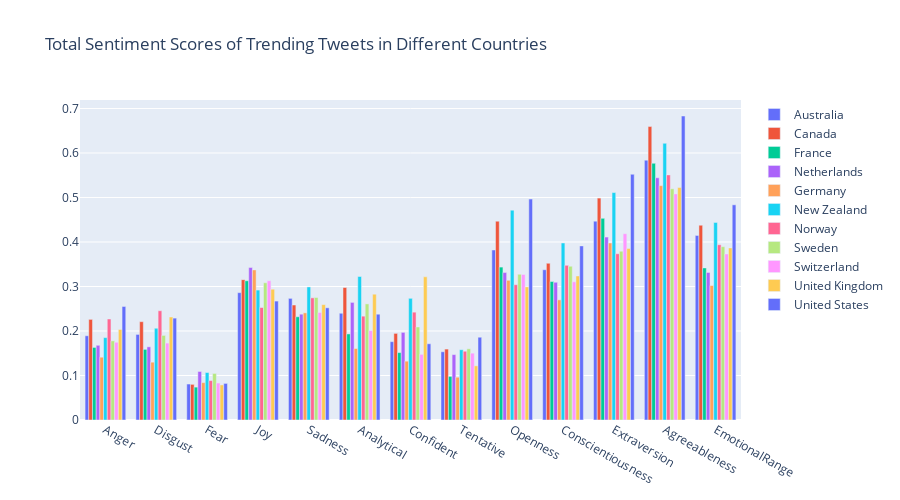

The cell this chart's notebook holds for it:
### Markdown cell above
Overview:

To better understand tweet sentiment across the high-income countries and its correlation with emotional distress, affordability/accessibility of mental health care and mental  health workforce in these countries, I created 7 visualizations

<br>1. **Total Sentiment Scores of Trending Tweets in Different Countries:** Provides a overview of all the sentiment scores of tweets under trending topics in these countries 
<br>2. **Trending Tweets Average Emotions Radar Charts:** Shows distribution of emotions in trending tweets for each country
<br>3. **Polarity Box Plots:** Shows various statistical metrics on the distribution of polarity scores for the tweets in each country
<br>4-7. **Trendline Graphs:** Explores correlation between average sentiment scores and emotional distress, affordability/accessibility of mental health care and mental health workforce in these countries

### Code cell
# to return static ploty image to show on github

def sentiments_graph(df):
    """
    Graph sentiment scores of countries
    
    Arg: 
      df (DataFrame): a dataframe of trending tweets and sentiment scores of different

    Return:
      Grouped bar plot of sentiment scores of trending topics in countries
    """
    #create a list of sentiments (columns in the df if it's not Topic)
    sentiments = [column for column in df if column not in ['username','retweetcount','text','hashtags','Polarity Score','Country']]

    #loop through each country and find average score of each sentiments 
    countries = df['Country'].unique()

    countries_avg_sent = {}
    
    for country in countries:
        sent_scores = []
        df_country = df.loc[df['Country'] == country]
        for sentiment in sentiments:
            avg_sent = df_country[sentiment].mean()
            sent_scores.append(avg_sent)
        countries_avg_sent[country] = sent_scores
    
    #initialize a figure
    fig = go.Figure()

    #loop through rows and plot
    for key,value in countries_avg_sent.items():
        name = key
        y_list = value
        fig.add_trace(go.Bar(name=name, x=sentiments, y=y_list))
    
    # Change the bar mode
    fig.update_layout(barmode='group', width = 900, height = 500,
                      title='Total Sentiment Scores of Trending Tweets in Different Countries')
    fig.show()

sentiments_graph(countries_df)

### Figure 1 — Plotly figure (JSON) as saved in the notebook; plotly's stock layout.template omitted (floating-point values rounded to 4 significant figures)
{"data": [{"name": "Australia", "type": "bar", "x": ["Anger", "Disgust", "Fear", "Joy", "Sadness", "Analytical", "Confident", "Tentative", "Openness", "Conscientiousness", "Extraversion", "Agreeableness", "EmotionalRange"], "y": [0.1893, 0.1923, 0.08083, 0.2862, 0.2733, 0.2399, 0.176, 0.1533, 0.382, 0.3377, 0.4469, 0.5839, 0.4147]}, {"name": "Canada", "type": "bar", "x": ["Anger", "Disgust", "Fear", "Joy", "Sadness", "Analytical", "Confident", "Tentative", "Openness", "Conscientiousness", "Extraversion", "Agreeableness", "EmotionalRange"], "y": [0.2261, 0.2209, 0.08011, 0.3154, 0.2584, 0.2977, 0.1946, 0.1594, 0.4468, 0.3522, 0.4987, 0.6594, 0.4377]}, {"name": "France", "type": "bar", "x": ["Anger", "Disgust", "Fear", "Joy", "Sadness", "Analytical", "Confident", "Tentative", "Openness", "Conscientiousness", "Extraversion", "Agreeableness", "EmotionalRange"], "y": [0.1631, 0.1587, 0.07391, 0.3129, 0.232, 0.1934, 0.1515, 0.09799, 0.3436, 0.3113, 0.4531, 0.5769, 0.3418]}, {"name": "Netherlands", "type": "bar", "x": ["Anger", "Disgust", "Fear", "Joy", "Sadness", "Analytical", "Confident", "Tentative", "Openness", "Conscientiousness", "Extraversion", "Agreeableness", "EmotionalRange"], "y": [0.1679, 0.1645, 0.109, 0.3426, 0.2378, 0.2643, 0.1969, 0.147, 0.3313, 0.3095, 0.411, 0.5443, 0.3316]}, {"name": "Germany", "type": "bar", "x": ["Anger", "Disgust", "Fear", "Joy", "Sadness", "Analytical", "Confident", "Tentative", "Openness", "Conscientiousness", "Extraversion", "Agreeableness", "EmotionalRange"], "y": [0.1411, 0.13, 0.08397, 0.3373, 0.2408, 0.1606, 0.1322, 0.09617, 0.3138, 0.27, 0.3978, 0.5266, 0.3022]}, {"name": "New Zealand", "type": "bar", "x": ["Anger", "Disgust", "Fear", "Joy", "Sadness", "Analytical", "Confident", "Tentative", "Openness", "Conscientiousness", "Extraversion", "Agreeableness", "EmotionalRange"], "y": [0.1851, 0.2062, 0.1067, 0.292, 0.2991, 0.3225, 0.2734, 0.1579, 0.4716, 0.3978, 0.5111, 0.6218, 0.444]}, {"name": "Norway", "type": "bar", "x": ["Anger", "Disgust", "Fear", "Joy", "Sadness", "Analytical", "Confident", "Tentative", "Openness", "Conscientiousness", "Extraversion", "Agreeableness", "EmotionalRange"], "y": [0.2269, 0.2455, 0.08856, 0.2528, 0.2745, 0.2333, 0.2423, 0.1545, 0.304, 0.3476, 0.3736, 0.5508, 0.3939]}, {"name": "Sweden", "type": "bar", "x": ["Anger", "Disgust", "Fear", "Joy", "Sadness", "Analytical", "Confident", "Tentative", "Openness", "Conscientiousness", "Extraversion", "Agreeableness", "EmotionalRange"], "y": [0.1778, 0.1901, 0.1047, 0.3083, 0.2753, 0.2609, 0.2091, 0.16, 0.3275, 0.3455, 0.3793, 0.5195, 0.3894]}, {"name": "Switzerland", "type": "bar", "x": ["Anger", "Disgust", "Fear", "Joy", "Sadness", "Analytical", "Confident", "Tentative", "Openness", "Conscientiousness", "Extraversion", "Agreeableness", "EmotionalRange"], "y": [0.1747, 0.1729, 0.08307, 0.313, 0.2416, 0.2009, 0.1475, 0.1502, 0.3271, 0.3106, 0.4186, 0.5081, 0.3732]}, {"name": "United Kingdom", "type": "bar", "x": ["Anger", "Disgust", "Fear", "Joy", "Sadness", "Analytical", "Confident", "Tentative", "Openness", "Conscientiousness", "Extraversion", "Agreeableness", "EmotionalRange"], "y": [0.2034, 0.2314, 0.07878, 0.2939, 0.2593, 0.2827, 0.3218, 0.1217, 0.2992, 0.3236, 0.3852, 0.5223, 0.3867]}, {"name": "United States", "type": "bar", "x": ["Anger", "Disgust", "Fear", "Joy", "Sadness", "Analytical", "Confident", "Tentative", "Openness", "Conscientiousness", "Extraversion", "Agreeableness", "EmotionalRange"], "y": [0.2551, 0.229, 0.08225, 0.2672, 0.2521, 0.2377, 0.1713, 0.186, 0.4965, 0.3912, 0.5522, 0.6831, 0.4835]}], "layout": {"barmode": "group", "height": 500, "title": {"text": "Total Sentiment Scores of Trending Tweets in Different Countries"}, "width": 900}}
